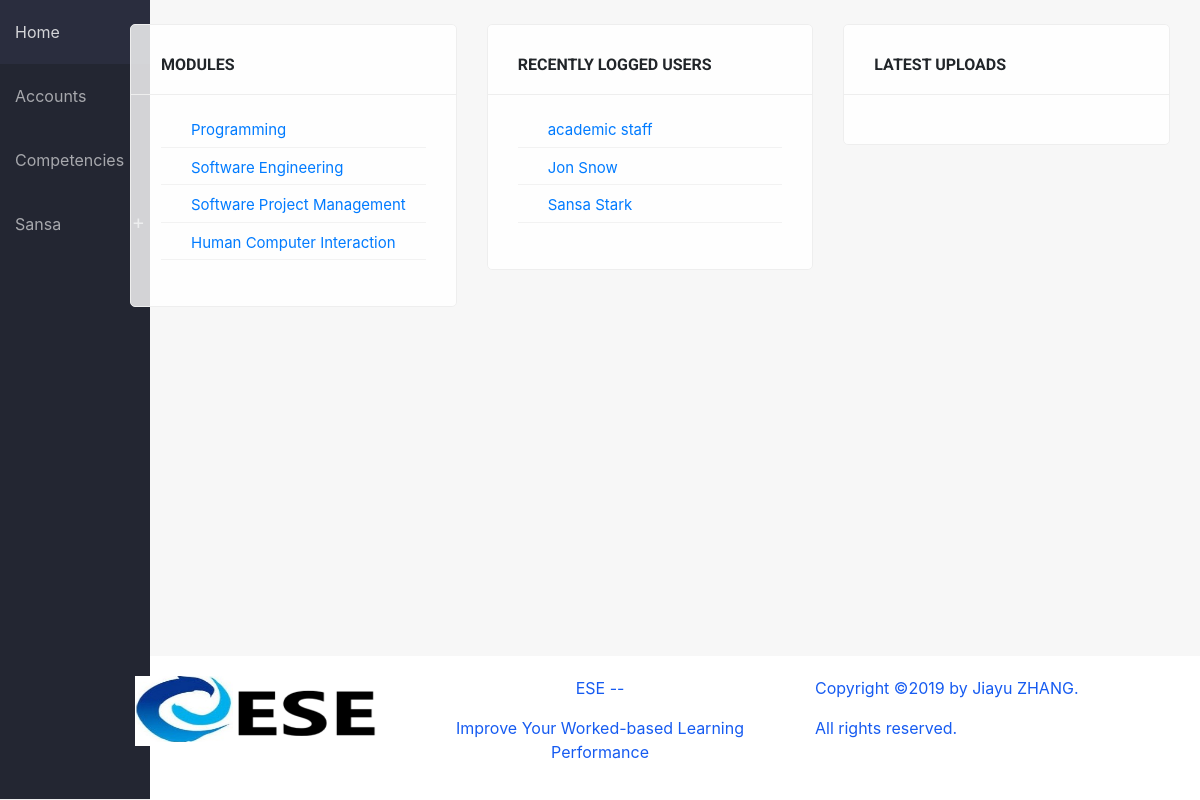
The page / (signed in) on the database its author committed.
### ESE/models.py (models this page shows, shortened)
class Student(models.Model):
    user = models.OneToOneField(User, on_delete=models.CASCADE, null=True)
    first_name = models.CharField(max_length=100, null=True)
    last_name = models.CharField(max_length=100, null=True)
    picture = models.ImageField(null=True, blank=True, default='no-img.png')
    email = models.EmailField(max_length=100, null=True)
    major = models.CharField(max_length=100, null=True)
    country = models.ForeignKey(State, on_delete=models.SET_NULL, null=True)
    city = models.CharField(max_length=100, null=True)
    module = models.ManyToManyField(Module, related_name='module', blank=True)
    assessor = models.ManyToManyField(Competency, related_name='assessor', blank=True)
    year = models.IntegerField(choices=YEARS, default=1)
    competency = models.ManyToManyField(Competency, related_name='competency', blank=True)
    semester = models.IntegerField(choices=SEMESTER, default=1)
    level = models.CharField(max_length=100, choices=LEVELS, default=1)

class Module(models.Model):
    name = models.CharField(max_length=150)
    summary = models.TextField(null=True, blank=True)
    start_date = models.DateField()
    end_date = models.DateField()
    year = models.IntegerField(choices=YEARS, default=1)
    semester = models.IntegerField(choices=SEMESTER, default=1)
    level = models.CharField(max_length=100, choices=LEVELS, default='Bachelor')

### ESE/views.py (the view)
# urls.py: re_path(r'^$', views.home_view, name='home'),
def home_view(request):
    uploads = Upload.objects.all().order_by('-upload_time')[:5]
    modules = Module.objects.all()
    users = User.objects.all().order_by('-last_login')[:5]
    news = New.objects.all().order_by('-create_date')[:3]
    if request.user.is_authenticated:
        return render (
            request, 'home.html', {'uploads': uploads, 'modules': modules, 'users': users, 'news': news},
        )
    else:
        return redirect('login')

### ESE/templates/home.html (shortened to what this page needs)
{% extends 'base_generic.html' %}
{% block content %}
<div class="container">
    <div class="row">
        {% if news %}
                    {% load static %}
        {% endif %}
        <div class="col-md-4 col-sm-6 col-xs-12">
            <div class="card-box">
                <h6>Modules</h6>
                <ul class="list-unstyled">
                    {% for module in modules %}
                    <a href="{% url 'module_detail' pk=module.pk %}"><li>{{ module.name }}</li></a>
                    {% endfor %}
                </ul>
            </div>
        </div>
        <div class="col-md-4 col-sm-6 col-xs-12">
            <div class="card-box">
                <h6>Recently logged users</h6>
                <ul class="list-unstyled">
                    {% for user in users %}
                    <a href="{% url 'student_detail' pk=user.student.pk %}"><li>{{ user.student.first_name }} {{ user.student.last_name }}</li></a>
                    {% endfor %}
                </ul>
            </div>
        </div>
        <div class="col-md-4 col-sm-6 col-xs-12">
            <div class="card-box">
                <h6>Latest uploads</h6>
                {% load static %}
            </div>
        </div>
    </div>
</div>
{% endblock %}

### ESE/templates/base_generic.html (shortened to what this page needs)
{% load static %}
<html>
<head>
    <link rel="stylesheet" href="https://use.fontawesome.com/releases/v5.0.12/css/all.css">
    <link rel="stylesheet" href="{% static 'css/bootstrap.min.css' %}">
    <link rel="stylesheet" href="{% static 'css/main.css' %}">
    <link rel="stylesheet" href="{% static 'fonts/fontawesome-all.min.css' %}">
</head>
<body>
    <div class="wrapper">
        <div class="container-fluid">
            <div class="row">
                <div class="no-padding col-md-1 col-sm-4">
                    <header>
                        <nav>
                            {% url 'home' as hom %} {% url 'students' as acc %} {% url 'modules' as mod %} {% url 'login' as log %} {% url 'student_detail' pk=user.student.pk as sd %}
                            <a href="{% url 'home' %}" {% if request.path == hom %} class="active" {% endif %}>Home</a>
                            <a href="{% url 'students' %}" {% if request.path == acc %} class="active" {% endif %}>Accounts</a>
                            <a href="{% url 'modules' %}" {% if request.path == mod %} class="active" {% endif %}>Competencies</a>
                            <div>
                                {% if not user.is_authenticated %}
                                <a href="{% url 'login' %}" {% if request.path == log %} class="active" {% endif %}>Login</a> {% else %}
                                <div class="dd">
                                    <a {% if request.path == sd %} class="active" {% endif %}>{{ user.student.first_name }}</a>
                                </div>
                                {% endif %}
                            </div>
                        </nav>
                    </header>
                </div>
                <div class="col-md-11 col-sm-8">
                    <br>
                    {% block content %} {% endblock %}
                </div>
            </div>
        </div>
    </div>
    <footer class="container-fluid" style="color:rgb(22, 91, 241)">
        <div class="row">
             <div class="col-sm-4 text-right">
               <img src="{% static "uploads/e.png" %}" width="250" height="70"/>
             </div>
             <div class="col-sm-4 text-center">
               <p>ESE --</p>
               <p>Improve Your Worked-based Learning Performance</p>
            </div>
             <div class="col-sm-4 text-left">
               <p>Copyright ©2019 by Jiayu ZHANG. </p>
               <p>All rights reserved. </p>
           </div>
          </div>
      </footer>
</body>
</html>

### ESE/static/css/main.css (style rules this page uses)
* { --main-color: #006992; }
body { display: flex; flex-direction: column; background-color: #f7f7f7; min-height: 100vh; }
.wrapper { flex: 1; }
.no-padding { padding: 0; }
nav { background-color: #232632; margin-bottom: 15px; border-bottom: 1px solid #eee; height: 100vh; position: fixed; min-width: 150px; }
nav a { display: block; padding: 20px 15px; color: rgba(255,255,255,.6); transition: 100ms ease; }
a.active { color: rgba(255,255,255,.8); background-color: #2A2D3E; }
.dd::before, .minus::before { content: '+'; position: absolute; right: 0; font-size: 20px; margin-top: 15px; margin-right: 5px; }
.dd { position: relative; cursor: pointer; display: block; color: rgba(255,255,255,.6); }
.shadow-box, .card-box, .empty-box { padding: 30px; border-radius: 5px; margin-bottom: 10px; display: block; border: 1px solid #eee; position: relative; background-color: rgba(255,255,255,.8); position: relative; overflow: hidden; }
.card-box:not(.no-shade)::before { content: ''; width: 100%; height: 70px; border-bottom: 1px solid #eee; z-index: 1; left: 0; top: 0; position: absolute; }
.card-box h6 { z-index: 5; margin-bottom: 40px; text-transform: uppercase; font-family: "Roboto"; font-weight: bold; }
.card-box ul { margin-top: 25px; }
.card-box li, .card-box .label { margin-bottom: 4px; font-size: 15px; border-bottom: 1px solid #f2f2f2; position: relative; transition: 150ms ease; }
.card-box li { padding-left: 30px; padding-top: 5px; padding-bottom: 5px; }
footer { background-color: #fff; padding: 20px 0; margin-top: 50px; }

### rows shown on the page
Module: name "Programming"
Module: name "Software Engineering"
Module: name "Software Project Management"
Module: name "Human Computer Interaction"

### other values the page prints
{{ user.student.first_name }} "Sansa"
{{ user.student.first_name }} "academic"
{{ user.student.last_name }} "staff"
{{ user.student.first_name }} "Jon"
{{ user.student.last_name }} "Snow"
{{ user.student.last_name }} "Stark"
